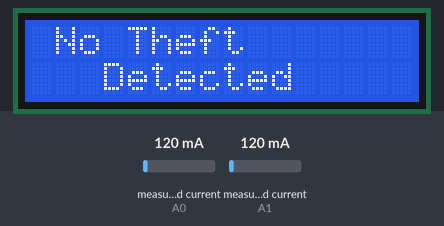
A sketch run on a simulated Arduino Uno, built with avr-gcc and run on an emulated ATmega328P. Parts: 16×2 character LCD. The test bench sets the inputs (shaded band); at power-on: measured current (sensors on A0, A1) 120 mA. The modem accepts every AT command (registered, SIM ready, sends succeed) and sends nothing else; what the sketch prints to the serial monitor is not drawn.

Above: at 4.0 s.
4.1 s: measured current (sensor on A0) set to 500 mA
At 10.8 s:
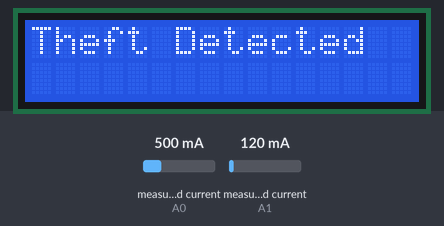
Timing chart, 0 to 12.3 s (numbered marks = the images above; inputs shaded):
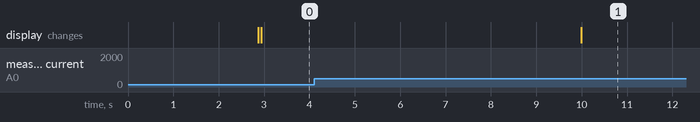

Measured:
- after the input at 4.1 s, the display: changes after 5.9 s (image 1)

The sketch:

Theft_detection.ino
```cpp
#include <SoftwareSerial.h>

SoftwareSerial sim808(7,8);

char phone_no[] = "01868391381";

String data[5];

#define DEBUG true

String state,timegps,latitude,longitude;

#include "ACS712.h"

#include <Wire.h>

#include <LiquidCrystal_I2C.h>

ACS712 sensor1(ACS712_20A, A0);

ACS712 sensor2(ACS712_20A, A1);

LiquidCrystal_I2C lcd(0x3F, 16, 2);

void setup() {
  Serial.begin(9600);
  sim808.begin(9600);
  delay(50);
  sim808.print("AT+CSMP=17,167,0,0"); // set this parameter if empty SMS received
  delay(100);
  sim808.print("AT+CMGF=1\r");
  delay(400);
  sendData("AT+CGNSPWR=1",1000,DEBUG);
  delay(50);
  sendData("AT+CGNSSEQ=RMC",1000,DEBUG);
  delay(150);
  sensor1.calibrate();
  sensor2.calibrate();
  lcd.begin();
}

void loop() {
  float current1 = sensor1.getCurrentAC();
  float current2 = sensor2.getCurrentAC();

  // Threshold checks
  if (current1 < 0.15) {
    current1 = 0;
  }
  if (current2 < 0.08) {
    current2 = 0;
  }

  // Current value adjustments
  if (current1 > 0.20) {
    if(current1 > 0.4) {
      if(current1>0.5) {
        current1=0.50;
      } else {
        current1=0.40;
      }
    } else {
      current1 = 0.24;
    }
  }
  if (current2 > 0.20) {
    if(current2 > 0.4) {
      if(current2>0.5) {
        current2=0.50;
      } else {
        current2=0.40;
      }
    } else {
      current2 = 0.24;
    }
  }

  // Theft detection condition
  if(current1>current2) {
    Serial.println(" Theft Detected");
    lcd.clear();
    lcd.print("Theft Detected");
    delay(1000);
    sendTabData("AT+CGNSINF",1000,DEBUG);
    Serial.println(" Time:"+timegps);
    delay(3000);
    Serial.println(" Latitude:"+latitude);
    delay(5000);
    Serial.println(" Longitude:"+longitude);

    // Send SMS with location
    sim808.print("AT+CMGS=\"");
    sim808.print(phone_no);
    sim808.println("\"");
    delay(300);
    sim808.print("http://maps.google.com/maps?q=loc:");
    sim808.print(latitude);
    sim808.print(",");
    sim808.print(longitude);
    delay(200);
    sim808.println((char)26);  // End of message character
    delay(200);
    sim808.println();
    delay(20000);
    sim808.flush();
    delay(1000);
  }
  else {
    Serial.println(" No Theft");
    lcd.clear();
    lcd.print(" No Theft");
    lcd.setCursor(3,1);
    lcd.print("Detected");
    delay(2000);
  }
  delay(5000);
}

void sendTabData(String command , const int timeout , boolean debug){
  sim808.println(command);
  long int time = millis();
  int i = 0;
  while((time+timeout) > millis()){
    while(sim808.available()){
      char c = sim808.read();
      if (c != ',') {
        data[i] +=c;
        delay(100);
      }
      else {
        i++;
      }
      if (i == 5) {
        delay(100);
        goto exitL;
      }
    }
  }
  exitL:
  if (debug) {
    state = data[1];
    timegps = data[2];
    latitude = data[3];
    longitude =data[4];
  }
}

String sendData (String command , const int timeout ,boolean debug){
  String response = "";
  sim808.println(command);
  long int time = millis();
  while ( (time+timeout ) > millis()){
    while (sim808.available()){
      char c = sim808.read();
      response +=c;
    }
  }
  if (debug) {
    Serial.print(response);
  }
  return response;
}
```
